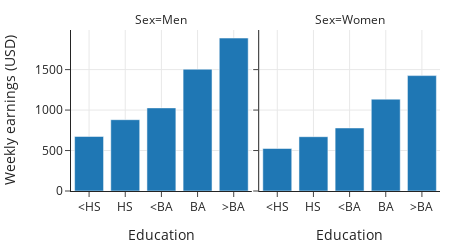

The cell this chart's notebook holds for it:
### Markdown cell above
## Emphasize the Important Difference

Whenever we make a plot that compares groups, we consider whether the plot emphasizes the important difference.
As a rule of thumb, it's easier for readers to see differences when
plotting objects are aligned in ways that make these comparisons easier to read. Let's look at an example.

The [US Bureau of Labor Statistics](https://www.bls.gov/opub/reports/womens-earnings/2020/home.htm) publishes data on income.
We took the 2020 median full-time-equivalent weekly earnings for people over age 25 and plotted them.
We split people into groups by education level and sex:[^Gender]

[^Gender]:US government surveys still collect data based on a binary definition of gender, but progress is being made. For example, starting in 2022, US citizens are allowed to select an "X" as their gender marker on their passport application.

### Code cell
labels = {"educ": "Education", 
          "income": "Weekly earnings (USD)", 
          "gender": "Sex"}
fig = px.bar(earn, x="educ", y="income",
             facet_col="gender", labels=labels,
             width=450, height=250)
fig.update_layout(margin=dict(t=30))

### Figure 1 — Plotly figure (JSON) as saved in the notebook; plotly's stock layout.template omitted (floating-point values rounded to 4 significant figures)
{"data": [{"alignmentgroup": "True", "hovertemplate": "Sex=Men<br>Education=%{x}<br>Weekly earnings (USD)=%{y}<extra></extra>", "legendgroup": "", "marker": {"color": "#1F77B4", "pattern": {"shape": ""}}, "name": "", "offsetgroup": "", "orientation": "v", "showlegend": false, "textposition": "auto", "type": "bar", "x": ["<HS", "HS", "<BA", "BA", ">BA"], "xaxis": "x", "y": [674, 881, 1027, 1505, 1890], "yaxis": "y"}, {"alignmentgroup": "True", "hovertemplate": "Sex=Women<br>Education=%{x}<br>Weekly earnings (USD)=%{y}<extra></extra>", "legendgroup": "", "marker": {"color": "#1F77B4", "pattern": {"shape": ""}}, "name": "", "offsetgroup": "", "orientation": "v", "showlegend": false, "textposition": "auto", "type": "bar", "x": ["<HS", "HS", "<BA", "BA", ">BA"], "xaxis": "x2", "y": [525, 671, 779, 1135, 1426], "yaxis": "y2"}], "layout": {"annotations": [{"font": {}, "showarrow": false, "text": "Sex=Men", "x": 0.245, "xanchor": "center", "xref": "paper", "y": 1, "yanchor": "bottom", "yref": "paper"}, {"font": {}, "showarrow": false, "text": "Sex=Women", "x": 0.755, "xanchor": "center", "xref": "paper", "y": 1, "yanchor": "bottom", "yref": "paper"}], "barmode": "relative", "height": 250, "legend": {"tracegroupgap": 0}, "margin": {"t": 30}, "width": 450, "xaxis": {"anchor": "y", "autorange": true, "domain": [0, 0.49], "range": [-0.5, 4.5], "title": {"text": "Education"}, "type": "category"}, "xaxis2": {"anchor": "y2", "autorange": true, "domain": [0.51, 1], "matches": "x", "range": [-0.5, 4.5], "title": {"text": "Education"}, "type": "category"}, "yaxis": {"anchor": "x", "autorange": true, "domain": [0, 1], "range": [0, 1989.0], "title": {"text": "Weekly earnings (USD)"}, "type": "linear"}, "yaxis2": {"anchor": "x2", "autorange": true, "domain": [0, 1], "matches": "y", "range": [0, 1989.0], "showticklabels": false, "type": "linear"}}}
